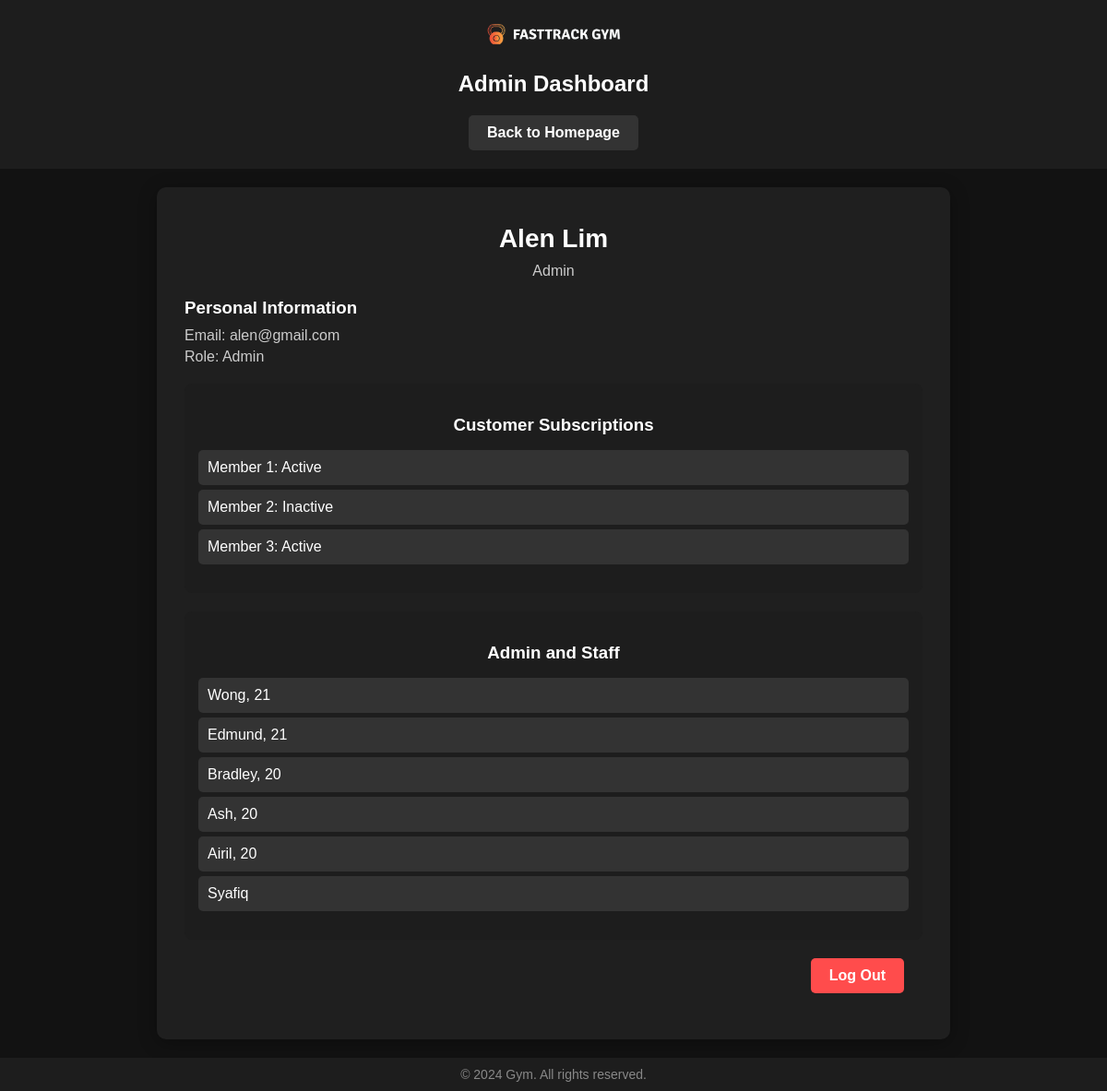
Page /FastTrack/dashboardAdmin.php (signed in) on the committed database.
### tables this page shows
CREATE TABLE `users` (
  `id` int NOT NULL,
  `full_name` varchar(100) NOT NULL,
  `email` varchar(100) NOT NULL,
  `password` varchar(255) NOT NULL,
  `phoneNo` text,
  `verification_token` varchar(255) DEFAULT NULL,
  `verified` tinyint(1) DEFAULT '0',
  `created_at` timestamp NULL DEFAULT CURRENT_TIMESTAMP,
  `user_type` varchar(50) NOT NULL DEFAULT 'user'
);

### FastTrack/dashboardAdmin.php (the view, shortened to what this page needs)
<?php
$servername = "localhost";
$username = "Webs392024";
$password = "Webs392024";
$dbname = "fasttrack_gym";
$conn = new mysqli($servername, $username, $password, $dbname);
$user_id = $_SESSION['user_id'];
$sql = "SELECT full_name, email, user_type FROM users WHERE id = ?";
$stmt = $conn->prepare($sql);
$stmt->bind_param("i", $user_id);
$stmt->execute();
$stmt->bind_result($full_name, $email, $user_type);
$subscriptions = [
    ['name' => 'Member 1', 'status' => 'Active'],
    ['name' => 'Member 2', 'status' => 'Inactive'],
    ['name' => 'Member 3', 'status' => 'Active']
];
$admins_and_staff = [
    ['name' => 'Wong', 'age' => 21],
    ['name' => 'Edmund', 'age' => 21],
    ['name' => 'Bradley', 'age' => 20],
    ['name' => 'Ash', 'age' => 20],
    ['name' => 'Airil', 'age' => 20],
    ['name' => 'Syafiq', 'age' => null]
];
?>
<!DOCTYPE html>
<html lang="en">
<head>
    <link rel="stylesheet" href="css/dashboard.css">
</head>
<body>
    <div class="header-section">
        <div class="logo">
            <a href="./index.html">
                <img src="img/logo3.png" alt="FastTrack Gym Logo">
            </a>
        </div>
        <h1>Admin Dashboard</h1>
		<div class="switch-login">
            <a href="admin.html" class="or-login">Back to Homepage</a>
        </div>
    </div>
    <div class="profile-container">
        <div class="profile-wrap">
            <div class="profile-name"><?php echo htmlspecialchars($full_name); ?></div>
            <div class="profile-bio"><?php echo htmlspecialchars(ucfirst($user_type)); ?></div>
            <div class="profile-info">
                <h3>Personal Information</h3>
                <p>Email: <?php echo htmlspecialchars($email); ?></p>
                <p>Role: <?php echo htmlspecialchars(ucfirst($user_type)); ?></p>
            </div>
            <div class="dashboard-sections">
                <div class="section subscription-status">
                    <h3>Customer Subscriptions</h3>
                    <ul>
                        <?php foreach ($subscriptions as $subscription): ?>
                            <li><?php echo htmlspecialchars($subscription['name']) . ": " . htmlspecialchars($subscription['status']); ?></li>
                        <?php endforeach; ?>
                    </ul>
                </div>
                <div class="section class-schedule">
                    <h3>Admin and Staff</h3>
                    <ul>
                        <?php foreach ($admins_and_staff as $staff): ?>
                            <li><?php echo htmlspecialchars($staff['name']) . ($staff['age'] ? ", " . htmlspecialchars($staff['age']) : ""); ?></li>
                        <?php endforeach; ?>
                    </ul>
                </div>
            </div>
            <div class="logout-section">
                <a href="logout.php" class="site-btn">Log Out</a>
            </div>
        </div>
    </div>
    <div class="footer-section">
        <p>&copy; 2024 Gym. All rights reserved.</p>
    </div>
</body>
</html>

### FastTrack/css/dashboard.css (style rules this page uses)
body { font-family: 'Nunito Sans', sans-serif; background-color: #121212; color: #fff; margin: 0; display: flex; flex-direction: column; min-height: 100vh; }
.header-section { text-align: center; padding: 20px; background: #1d1d1d; }
.header-section .logo img { max-width: 150px; }
.header-section h1 { margin: 20px 0 0; font-size: 24px; color: #fff; }
.profile-container { flex: 1; display: flex; justify-content: center; align-items: center; padding: 20px; }
.profile-wrap { background: #1f1f1f; padding: 30px; border-radius: 10px; box-shadow: 0 4px 20px rgba(0, 0, 0, 0.3); width: 100%; max-width: 800px; text-align: center; }
.profile-name { font-size: 28px; margin-top: 10px; font-weight: 700; }
.profile-bio { font-size: 16px; color: #ccc; margin: 10px 0; }
.profile-info { margin: 20px 0; text-align: left; }
.profile-info h3 { margin-bottom: 10px; color: #fff; font-weight: 600; }
.profile-info p { margin: 5px 0; color: #ccc; }
.dashboard-sections { margin: 20px 0; }
.section { background-color: #1d1d1d; padding: 15px; border-radius: 8px; margin-bottom: 20px; }
.section h3 { margin-bottom: 10px; color: #fff; font-weight: 600; }
.section ul { list-style: none; padding: 0; text-align: left; }
.section li { background-color: #333; margin: 5px 0; padding: 10px; border-radius: 5px; color: #fff; }
.footer-section { text-align: center; padding: 10px; background: #1d1d1d; }
.footer-section p { color: #888; font-size: 14px; margin: 0; }
.logout-section { text-align: right; margin: 20px; }
.site-btn { display: inline-block; background-color: #ff4c4c; color: #fff; padding: 10px 20px; text-decoration: none; border-radius: 5px; font-size: 16px; font-weight: bold; transition: background-color 0.3s; }
.switch-login { text-align: center; margin-top: 20px; }
.or-login { color: #fff; text-decoration: none; background-color: #333; padding: 10px 20px; border-radius: 5px; display: inline-block; transition: background-color 0.3s; font-weight: bold; }

### rows in the picture
users: full_name "Alen Lim", user_type "Admin", email "alen@gmail.com"

### other values in the picture
$subscription['name'] "Member 1"
$subscription['status'] "Active"
$subscription['name'] "Member 2"
$subscription['status'] "Inactive"
$subscription['name'] "Member 3"
$staff['name'] "Wong"
$staff['age'] "21"
$staff['name'] "Edmund"
$staff['name'] "Bradley"
$staff['age'] "20"
$staff['name'] "Ash"
$staff['name'] "Airil"
$staff['name'] "Syafiq"
